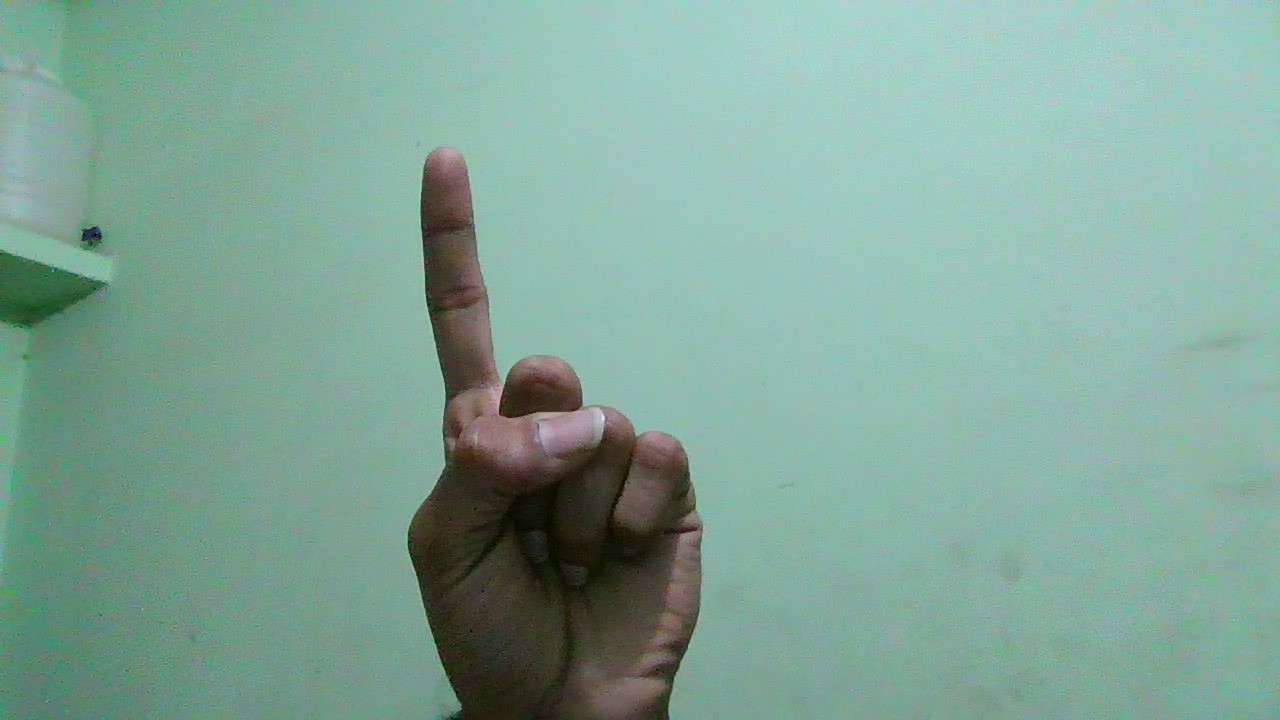
#> input picture data/genre-1/WIN_20251010_18_41_40_Pro - Copy.jpg, 1280 x 720 px; its folder holds only this picture in this run
$ python pre-processor.py
#> lines starting #> are read from the running program, lines starting #| are printed output that depends on the picture
import os
import cv2
import shutil
from pathlib import Path
from tqdm import tqdm
from concurrent.futures import ThreadPoolExecutor, as_completed

# ================== CONFIG ==================
DATASET_ROOT = Path.cwd() / "data"
OUTPUT_ROOT  = Path.cwd() / "data-preprocessed"

IMAGE_SIZE = (224, 224)
IMAGE_EXTS = {'.jpg', '.jpeg', '.png', '.bmp', '.JPG', '.JPEG', '.PNG'}
MAX_WORKERS = 16  # Adjust for your CPU cores

# ============================================

def ensure_dir(p: Path):
    p.mkdir(parents=True, exist_ok=True)

def _on_rm_error(func, path, exc_info):
    try:
        os.chmod(path, 0o777)
        func(path)
    except Exception:
        pass

def resize_and_save_image(src: Path, dst: Path, size=IMAGE_SIZE):
    img = cv2.imread(str(src))
    if img is None:
        return False
    resized = cv2.resize(img, size)
    cv2.imwrite(str(dst), resized)
    return True

# (videos removed)

# ================== IMAGE PROCESSING ==================
def process_images(dataset_root: Path, output_root: Path):
    images_root = dataset_root
    if not images_root.exists():
        print(f"No image folder found at {images_root}. Skipping images.")
        return 0

    gesture_dirs = [p for p in images_root.iterdir() if p.is_dir()]
    all_tasks = []

    for gesture_dir in gesture_dirs:
        gesture_name = gesture_dir.name
        out_gesture_dir = output_root / gesture_name
        ensure_dir(out_gesture_dir)
        image_files = [f for f in gesture_dir.rglob('*') if f.suffix.lower() in IMAGE_EXTS]
        for img_path in image_files:
            dst_path = out_gesture_dir / img_path.name
            all_tasks.append((img_path, dst_path))

    print(f"\n🖼️ Found {len(all_tasks)} image files across {len(gesture_dirs)} gesture classes.")

    total_success = 0
    with ThreadPoolExecutor(max_workers=MAX_WORKERS) as executor:
        futures = [executor.submit(resize_and_save_image, src, dst) for src, dst in all_tasks]
        for future in tqdm(as_completed(futures), total=len(futures), desc="Images"):
            if future.result():
                total_success += 1

    print(f"✅ Finished processing images. Total resized: {total_success}")
    return total_success

# ================== VIDEO PROCESSING ==================
# (videos removed)

# ================== MAIN ==================
def main():
    print(f"📂 Dataset root: {DATASET_ROOT}")
    print(f"📁 Output root : {OUTPUT_ROOT}")
    if OUTPUT_ROOT.exists():
        print("Clearing old processed data...")
        shutil.rmtree(OUTPUT_ROOT, onexc=_on_rm_error)
    ensure_dir(OUTPUT_ROOT)

    img_count = process_images(DATASET_ROOT, OUTPUT_ROOT)
#> in resize_and_save_image, img is the input picture: shape (720, 1280, 3); mean B, G, R 152.6, 166.1, 129.8
#> in resize_and_save_image, `resized = cv2.resize(img, size)`:
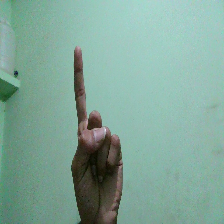
#> resized: shape (224, 224, 3); mean B, G, R 152.5, 166, 129.7
#> call 2 of resize_and_save_image, with size = (224, 224)
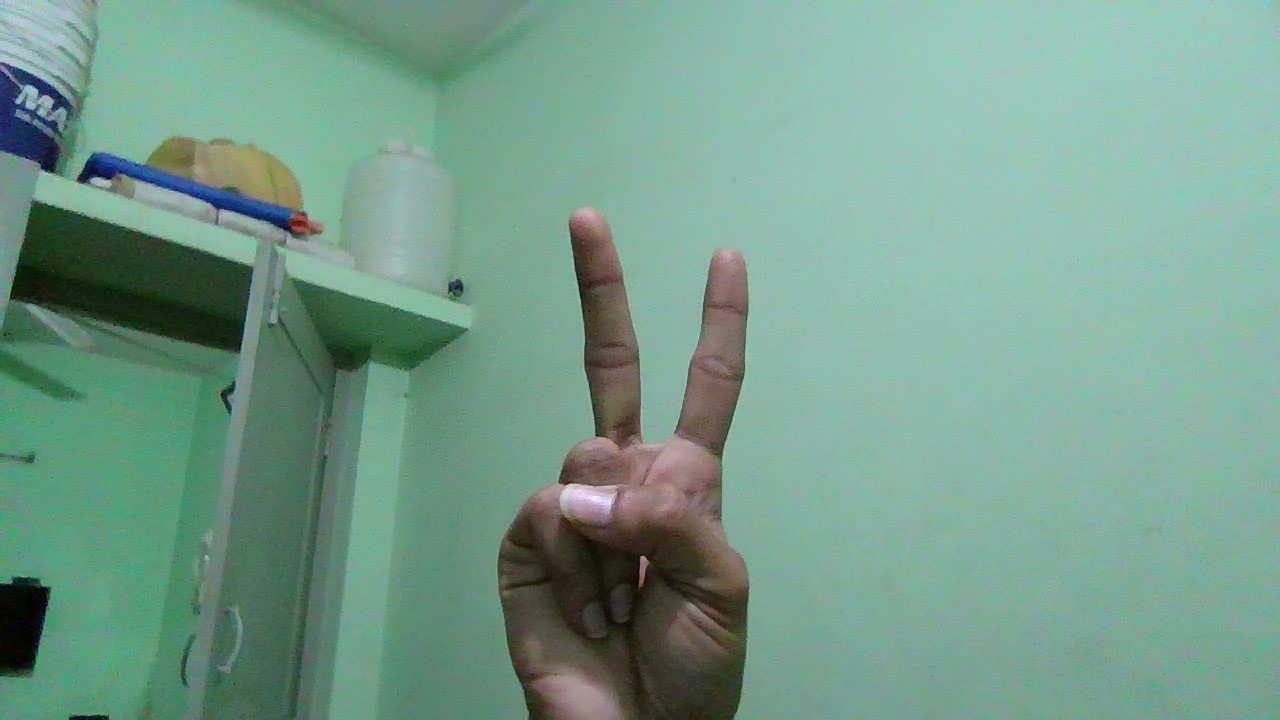
#> input picture data/genre-2/WIN_20251010_18_42_54_Pro - Copy.jpg, 1280 x 720 px
#> in resize_and_save_image, img is the input picture: shape (720, 1280, 3); mean B, G, R 139.3, 156, 117.3
#> in resize_and_save_image (call 2), `resized = cv2.resize(img, size)`:
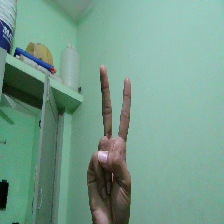
#> resized: shape (224, 224, 3); mean B, G, R 139.1, 155.9, 117.2
#> call 3 of resize_and_save_image, with size = (224, 224)
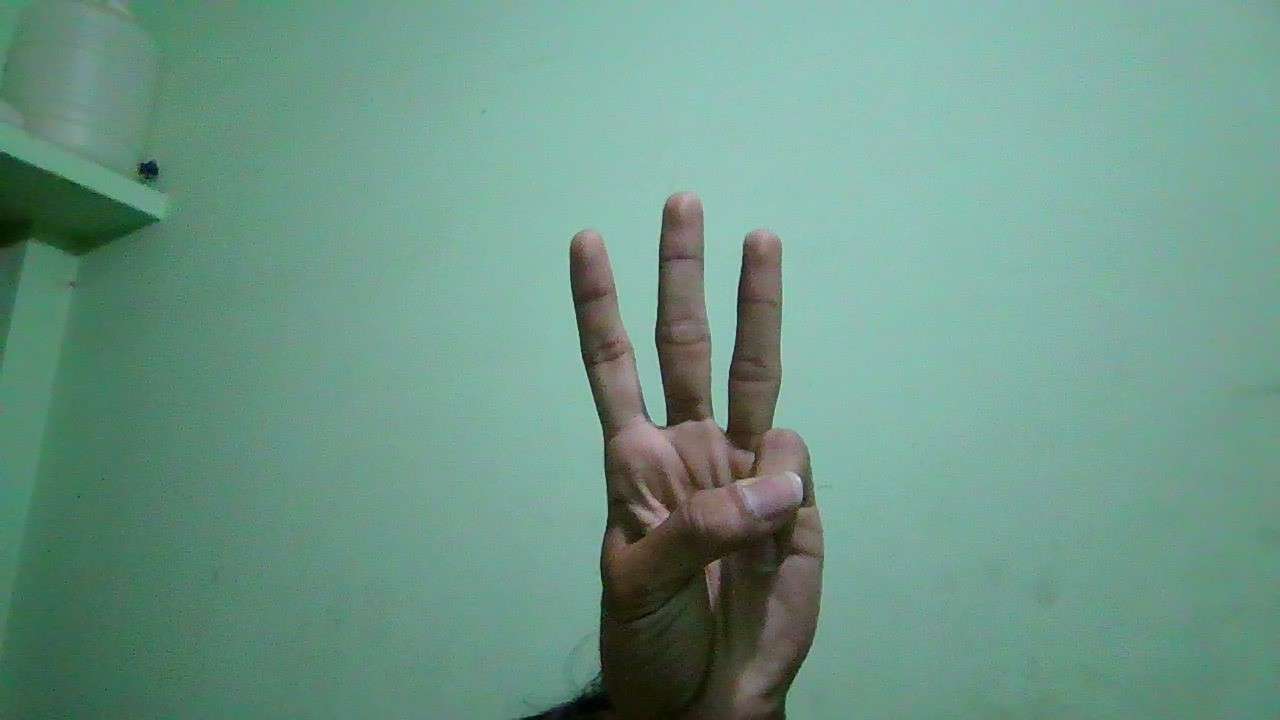
#> input picture data/genre-3/WIN_20251010_18_44_08_Pro - Copy (2).jpg, 1280 x 720 px
#> in resize_and_save_image, img is the input picture: shape (720, 1280, 3); mean B, G, R 135.2, 151.2, 109.7
#> in resize_and_save_image (call 3), `resized = cv2.resize(img, size)`:
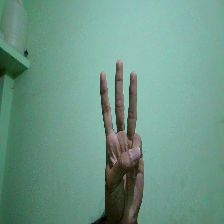
#> resized: shape (224, 224, 3); mean B, G, R 135, 151.1, 109.6
#> call 4 of resize_and_save_image, with size = (224, 224)
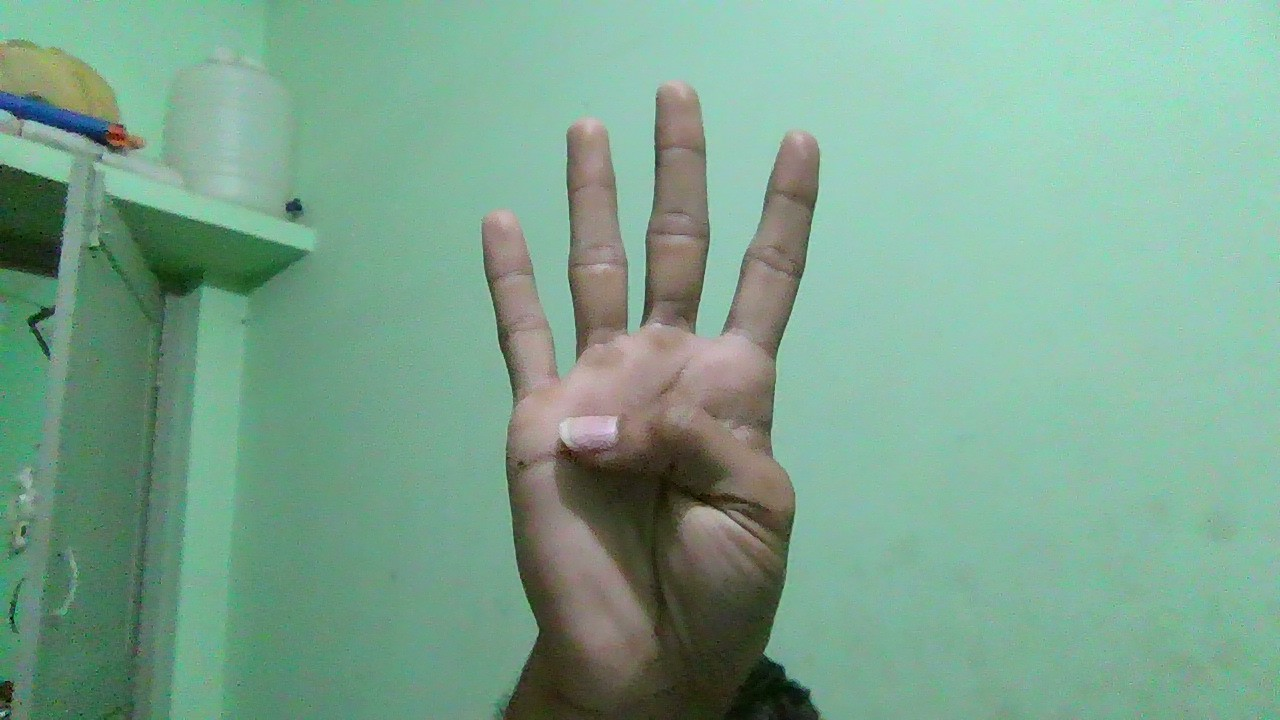
#> input picture data/genre-4/WIN_20251010_18_44_52_Pro - Copy - Copy.jpg, 1280 x 720 px
#> in resize_and_save_image, img is the input picture: shape (720, 1280, 3); mean B, G, R 142.6, 164.5, 123.6
#> in resize_and_save_image (call 4), `resized = cv2.resize(img, size)`:
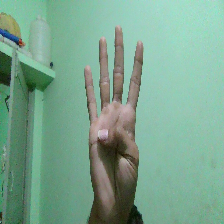
#> resized: shape (224, 224, 3); mean B, G, R 142.5, 164.4, 123.5

    print("\n===== SUMMARY =====")
    print(f"Total images processed : {img_count}")
    print("===================")
    print(f"Processed data saved to: {OUTPUT_ROOT}")

if __name__ == "__main__":
    main()
